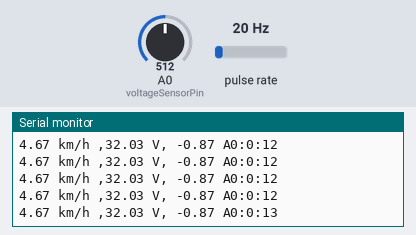
A sketch run on a simulated Arduino Uno, built with avr-gcc and run on an emulated ATmega328P. Parts: the last lines printed to the serial monitor. Wiring (inferred from the names in the program): pulse sensor: data A5. Inputs (shaded band) come from the test bench; at power-on: A0 (voltageSensorPin) = 512, pulse rate 20 Hz. The local clock reads 2024-03-15 10:24:30 at power-on unless the sketch sets it; storage starts empty.

Above: at 13.2 s.
13.3 s: A0 (voltageSensorPin) set to 515
At 13.34 s:
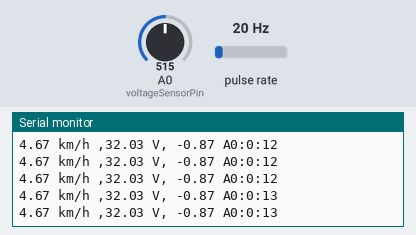
14.8 s: A0 (voltageSensorPin) set to 483
At 14.84 s:
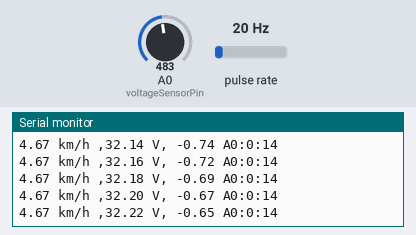
Timing chart, 0 to 17.8 s (numbered marks = the images above; inputs shaded):
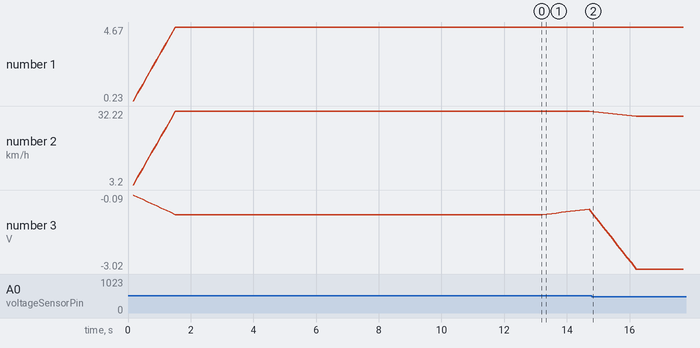

The sketch:

Code.ino
```cpp
#include "Arduino.h"
#include "uRTCLib.h"
#include "SPI.h"
#include "SD.h"

uRTCLib rtc(0x68);
char daysOfTheWeek[7][12] = {"Sunday", "Monday", "Tuesday", "Wednesday", "Thursday", "Friday", "Saturday"};
const int chipSelect = 4;

const int hallSensorPin = A5;
const int voltageSensorPin = A0;
const int currentSensorPin = A1;

const float wheel_radius = 0.28;
const float current_senstivity = 0.066;
const int numReadings = 10;

float freqReadings[numReadings];
float voltageReadings[numReadings];
float currentReadings[numReadings];

float prevDuration1 = 0.0;
float prevDuration2 = 0.0;

float f_total = 0.0;
float v_total = 0.0;
float i_total = 0.0;

int readIndex = 0;

float get_speed();
float get_voltage();
float get_current();
String get_time();

void setup() {
  Serial.begin(9600);
  URTCLIB_WIRE.begin();
  pinMode(hallSensorPin, INPUT);
  while (!Serial);
  for (int thisReading = 0; thisReading < numReadings; thisReading++){
    freqReadings[thisReading] = 0.0;
    voltageReadings[thisReading] = 0.0;
    currentReadings[thisReading] = 0.0;
  }

  Serial.print("Initializing SD card...");
  if (!SD.begin(chipSelect)) {
    Serial.println("Card failed, or not present");
    while (1);
  }
  Serial.println("card initialized.");

  // For RTC Setup (Comment out once set)
  // rtc.set(second, minute, hour, dayOfWeek, dayOfMonth, month, year)
  rtc.set(0, 0, 0, 0, 14, 4, 23);
}

void loop() {
  String dataString = "";
  if (readIndex >= numReadings){
    readIndex = 0;
  }
  float velocity = get_speed();
  float voltage = get_voltage();
  float current = get_current();
  String time = get_time();
  dataString += String(velocity) + " km/h ," + String(voltage) + " V, " + String(current) + " A" + time;
  File dataFile = SD.open("datalog.txt", FILE_WRITE);
  if (dataFile) {
    dataFile.println(dataString);
    dataFile.close();
    Serial.println(dataString);
  }
  else {
    Serial.println("error opening datalog.txt");
  }
  readIndex += 1;
}

float get_speed(){
  double pulseDuration1 = pulseIn(hallSensorPin, HIGH);
  double pulseDuration2 = pulseIn(hallSensorPin, LOW);
  if (pulseDuration1 != 0.0 && pulseDuration2 != 0.0) {
    if (pulseDuration1 < 50){
      pulseDuration1 = prevDuration1;
    }
    if (pulseDuration2 < 50){
      pulseDuration2 = prevDuration2;
    }
    prevDuration1 = pulseDuration1;
    prevDuration2 = pulseDuration2;
    double timePeriod = pulseDuration1 + pulseDuration2;
    double frequency = 1e6 / timePeriod;
    f_total -= freqReadings[readIndex];
    freqReadings[readIndex] = frequency;
    f_total += freqReadings[readIndex];
    float freq_avg = f_total / float(numReadings);
    float rpm = (2.339 * freq_avg) - 2.505;
    float vel = (rpm/60) * 2*PI * wheel_radius * 3.6;
    return vel;
  }
}

float get_voltage(){
  int value = analogRead(voltageSensorPin);
  double voltage = value * (64.0 /1023.0);
  v_total -= voltageReadings[readIndex];
  voltageReadings[readIndex] = voltage;
  v_total += voltageReadings[readIndex];
  float volt_avg = v_total/ float(numReadings);
  return volt_avg;
}

float get_current(){
  int value = analogRead(voltageSensorPin);
  double current = (value * (5.0 / 1023.0) - 2.56) / current_senstivity;
  i_total -= currentReadings[readIndex];
  currentReadings[readIndex] = current;
  i_total += currentReadings[readIndex];
  float current_avg = i_total/ float(numReadings);
  return current_avg;
}

String get_time(){
  rtc.refresh();
  String hour = String(rtc.hour());
  String minute = String(rtc.minute());
  String second = String(rtc.second());
  return hour + ":" + minute + ":" + second;
}
```

Measured:
- plotted number 2: 32.03 → 32.22 after the input at 13.3 s, 32.22 → 30.22 after the input at 14.8 s
- plotted number 3: -0.87 → -0.65 after the input at 13.3 s, -0.65 → -3.02 after the input at 14.8 s
